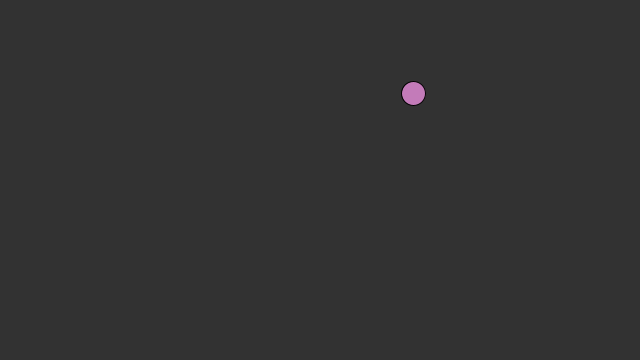
Frame 1 (no input)
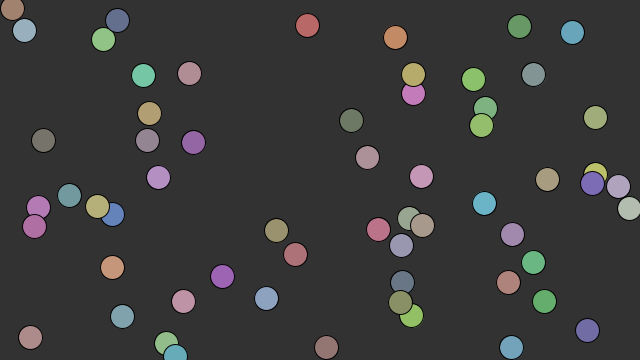
Frame 60 (the mouse pressed at the canvas centre just before this capture)
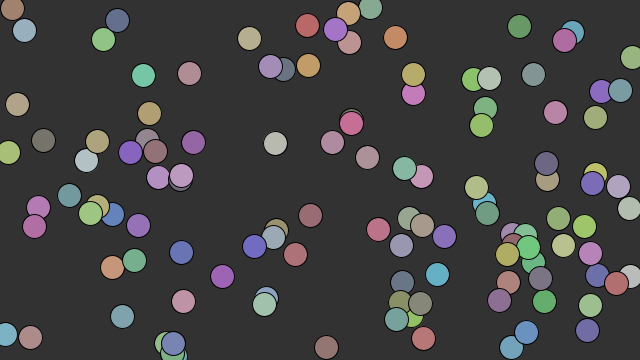
Frame 120 (the mouse held since frame 60 and released just before this capture)

The Processing sketch that drew these frames (run headless with seeded random() and noise(); from frame 60 on, the mouse is pressed at the canvas centre):

// Processing sketch: sketch_random2
// ── sketch_random2.pde
float circleX;
float circleY;
float circleWidth = 24;
float circleHeight = 24;

void setup() {
  size(640, 360);
  //fullScreen();
  //circleX = width/2;
  //circleY = height/2;
  background(50);
}

void draw() {

  circleX = random(width);
  circleY = random(height);

  //fill(random(255));
  fill(random(100, 200), random(100, 200), random(100, 200));
  ellipse(circleX, circleY, circleWidth, circleHeight);

  // pos
  circleX = circleX + random(-5, 5);
  circleY = circleY + random(-5, 5);

  // size
  //circleWidth = circleWidth + random(-0.5,0.5);
  //circleHeight = circleHeight + random(-0.5,0.5);

  println("circleX: " + circleX);
}
